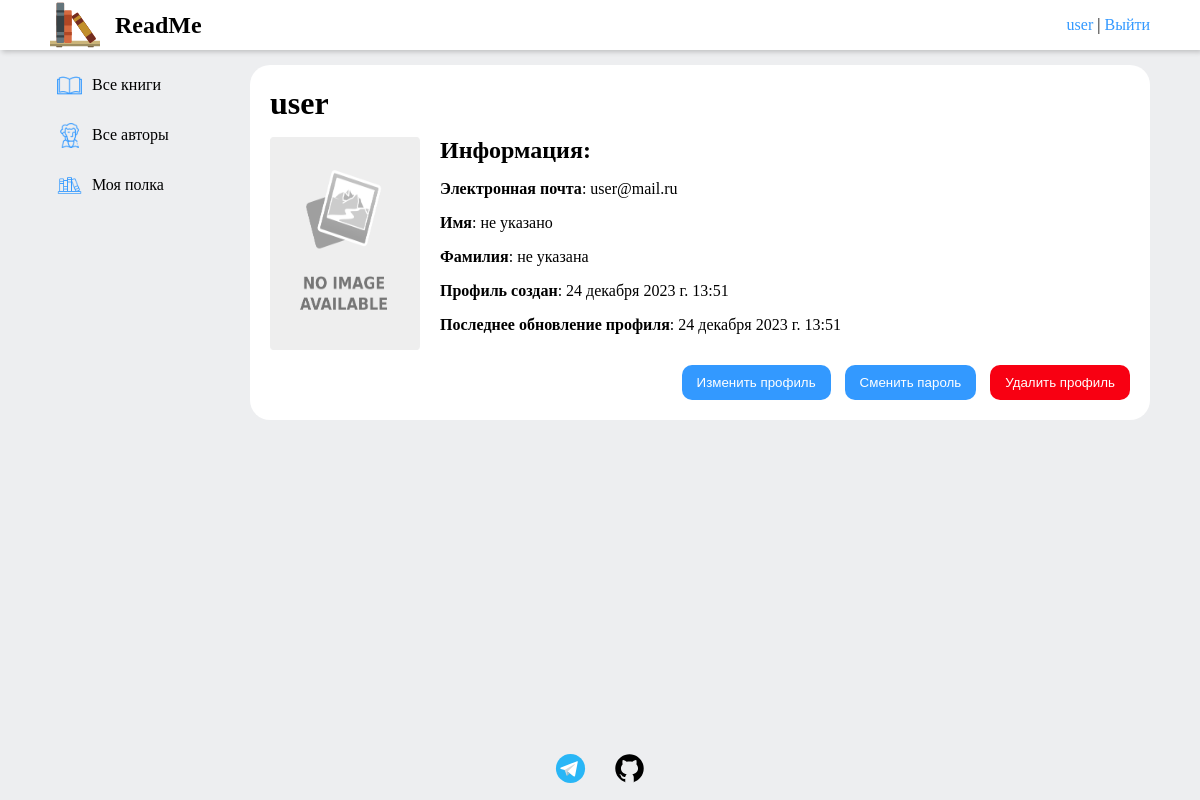
/users/profile/ (signed in), run on the app's committed database.
### users/models.py (models this page shows)
class User(AbstractUser):
    image = models.ImageField(
        upload_to=user_media_path,
        blank=True,
        null=True
    )
    last_update = models.DateTimeField(
        auto_now=True,
        verbose_name="Дата последнего обновления"
    )

### users/views.py (the view)
# urls.py: path("profile/", views.ProfileUser.as_view(), name="profile"),
class ProfileUser(LoginRequiredMixin, DetailView):
    model = get_user_model()
    template_name = 'users/profile.html'
    extra_context = {'title': "Профиль пользователя"}
    def get_object(self, queryset=None):
        return self.request.user

### Catalog/templatetags/catalog_tags.py (called while the page is built)
@register.filter(name='has_group')
def has_group(user, group_name):
    return user.groups.filter(name=group_name).exists()

### users/templates/users/profile.html
{% extends "catalog/base.html" %}
{% block content %}
<div class="post-object profile">
    <h1>{{ user.username }}</h1>
    <div class="profile__content">
        {% include "catalog/common/objects_image.html" with object=user img_size=150 %}
        <div class="profile__info">
            <h2>Информация:</h2>
            <p><strong>Электронная почта</strong>: {% if user.email %} {{ user.email }} {% else %} не указана {% endif %}</p>
            <p><strong>Имя</strong>: {% if user.first_name %} {{ user.first_name }} {% else %} не указано{% endif %}</p>
            <p><strong>Фамилия</strong>: {% if user.last_name %} {{ user.last_name }} {% else %} не указана{% endif %}</p>
            <p><strong>Профиль создан</strong>: {{ user.date_joined }}</p>
            <p><strong>Последнее обновление профиля</strong>: {{ user.last_update }}</p>
        </div>
    </div>
    <div class="profile__buttons">
        <a href="{% url 'users:edit-profile' %}"><button class="button">Изменить профиль</button></a>
        <a href="{% url 'users:change-password' %}"><button class="button">Сменить пароль</button></a>
        <a href="{% url 'users:delete' %}"><button class="button delete-profile-button">Удалить профиль</button></a>
    </div>
</div>
{% endblock %}

### Catalog/templates/catalog/base.html (shortened to what this page needs)
{% load static %}
{% load catalog_tags %}
<!DOCTYPE html>
<html lang="en">
<head>
    <link rel="stylesheet" href="{% static 'Catalog/css/style.css' %}" />
</head>
<body>
    <div class="wrapper">
        <header class="header">
            <div class="container">
                <ul class="menu-nav">
                    <li><a href="{% url 'index' %}" class="logo">
                        <img src="{% static 'Catalog/img/main_logo.svg' %}" alt="" width="50px">
                        <h2>ReadMe</h2>
                    </a></li>
                </ul>
                <div class="login-block">
                    {% if user.is_authenticated %}
                    <p><a href="{% url 'users:profile' %}" class="simple-link">{{ user.username }}</a> | <a href="{% url 'users:logout' %}" class="logout underline-link">Выйти</a></p>
                    {% else %}
                        <p>
                            <a href="{% url 'users:login' %}" class="login underline-link">Войти</a> |
                            <a href="{% url 'users:register' %}" class="login underline-link">Регистрация</a>
                        </p>
                    {% endif %}
                </div>
            </div>
        </header>
        <main class="main">
            <div class="container">
                <div class="sidebar-nav">
                    <ul>
                        <a href="{% url 'books' %}">
                            <li>
                                <img src="{% static 'Catalog/img/icons/books.png' %}" alt="" class="sidebar-nav__icon">
                                <span>Все книги</span>
                            </li>
                        </a>
                        <a href="{% url 'authors' %}">
                            <li>
                                <img src="{% static 'Catalog/img/icons/authors.png' %}" alt="" class="sidebar-nav__icon">
                                <span>Все авторы</span>
                            </li>
                        </a>
                        {% if user.is_authenticated %}
                        <a href="{% url 'bookshelf' %}" class="">
                            <li>
                                <img src="{% static 'Catalog/img/icons/my-books.png' %}" alt="" class="sidebar-nav__icon">
                                <span>Моя полка</span>
                            </li>
                        </a>
                        {% endif %}
                    </ul>
                </div>
                <div class="content">
                    {% block content %}{% endblock %}
                </div>
            </div>
        </main>
        <footer>
            <div class="container">
                <div class="social-medias">
                    <a href="https://t.me/fossowan" target="_blank">
                        <img src="{% static 'Catalog/img/social_media_logos/tg_logo.svg' %}" alt="https://t.me/fossowan">
                    </a>
                    <a href="https://github.com/buzzakka" target="_blank">
                        <img src="{% static 'Catalog/img/social_media_logos/github_logo.svg' %}" alt="https://github.com/buzzakka">
                    </a>
                </div>
            </div>
        </footer>
    </div>
</body>
</html>

### Catalog/static/Catalog/css/style.css (style rules this page uses)
* { outline: 0; padding: 0; margin: 0; list-style-type: none; text-align: justify; text-decoration: none; color: black; box-sizing: border-box; }
html, body { height: 100%; background: #EDEEF0; }
p { margin-top: 1em ; margin-bottom: 1em ; }
.wrapper { min-height: 100%; display: flex; flex-direction: column; }
.container { width: 1100px; margin: 0 auto; }
header { background-color: #fff; box-shadow: 2px 2px 5px rgba(0, 0, 0, 0.2); }
header .logo { display: flex; align-items: center; }
header .logo img { margin-right: 15px; }
header .container { display: flex; justify-content: space-between; align-items: center; }
.menu-nav { display: flex; align-items: center; }
.menu-nav a { margin-right: 25px; }
.main { flex: 1 1 auto; margin-top: 15px; }
.main .container { display: flex; }
.sidebar-nav { display: flex; flex-direction: column; min-width: 180px; margin-right: 20px; }
.sidebar-nav__icon { width: 25px; }
.sidebar-nav li { height: 25px; padding: 5px 0px 5px 7px; display: flex; align-items: center; margin-bottom: 10px; border-radius: 5px; height: 40px; }
.sidebar-nav span { margin-left: 10px; vertical-align: middle; align-items: center; justify-content: center; }
.content { flex: 1; }
.post-object { background-color: #fff; border-radius: 20px; padding: 20px; width: 100%; margin-bottom: 20px; }
.underline-link { color: #3399FF; position: relative; cursor: pointer; text-decoration: none; }
.underline-link:after { content: ""; display: block; position: absolute; right: 0; bottom: -3px; width: 0; height: 2px; background-color: #3399FF; transition: width 0.5s; }
footer .container { display: flex; justify-content: center; align-items: center; height: 100%; padding: 10px 0; }
.social-medias img { width: 35px; }
.social-medias a:not(:last-child) { margin-right: 20px; }
.button { padding: 10px 15px; background-color: #3399FF; color: white; border: none; border-radius: 10px; transition: background-color 0.1s; }
.simple-link { color: #3399FF; }
.profile h1 { margin-bottom: 15px; }
.profile__content { display: flex; margin-bottom: 15px; }
.profile__buttons { text-align: right; }
.profile__buttons a:not(:last-child) { margin-right: 10px; }
.delete-profile-button { background-color: #F80012; }

### data on the page
User: username "user", email "user@mail.ru", date_joined "24 декабря 2023 г. 13:51", last_update "24 декабря 2023 г. 13:51"
